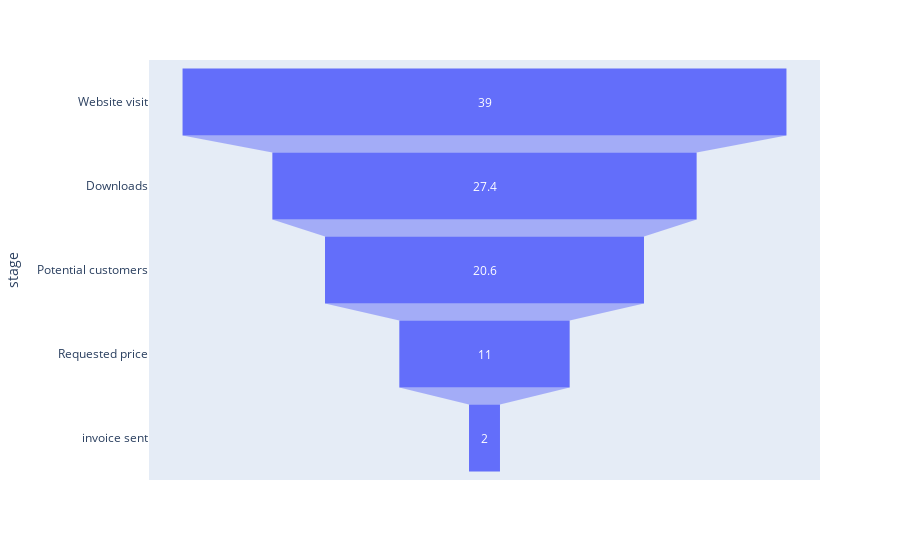

The notebook cell this image was saved under:
### Code cell
import plotly.express as px
data = dict(
    number=[39, 27.4, 20.6, 11, 2],
    stage=["Website visit", "Downloads", "Potential customers", "Requested price", "invoice sent"])
fig = px.funnel(data, x='number', y='stage')
fig.show()

### Figure 1 — Plotly figure (JSON) as saved in the notebook; plotly's stock layout.template omitted (floating-point values rounded to 4 significant figures)
{"data": [{"hovertemplate": "number=%{x}<br>stage=%{y}<extra></extra>", "legendgroup": "", "marker": {"color": "#636efa"}, "name": "", "orientation": "h", "showlegend": false, "type": "funnel", "x": [39, 27.4, 20.6, 11, 2], "xaxis": "x", "y": ["Website visit", "Downloads", "Potential customers", "Requested price", "invoice sent"], "yaxis": "y"}], "layout": {"legend": {"tracegroupgap": 0}, "margin": {"t": 60}, "xaxis": {"anchor": "y", "domain": [0, 1], "title": {"text": "number"}}, "yaxis": {"anchor": "x", "domain": [0, 1], "title": {"text": "stage"}}}}
